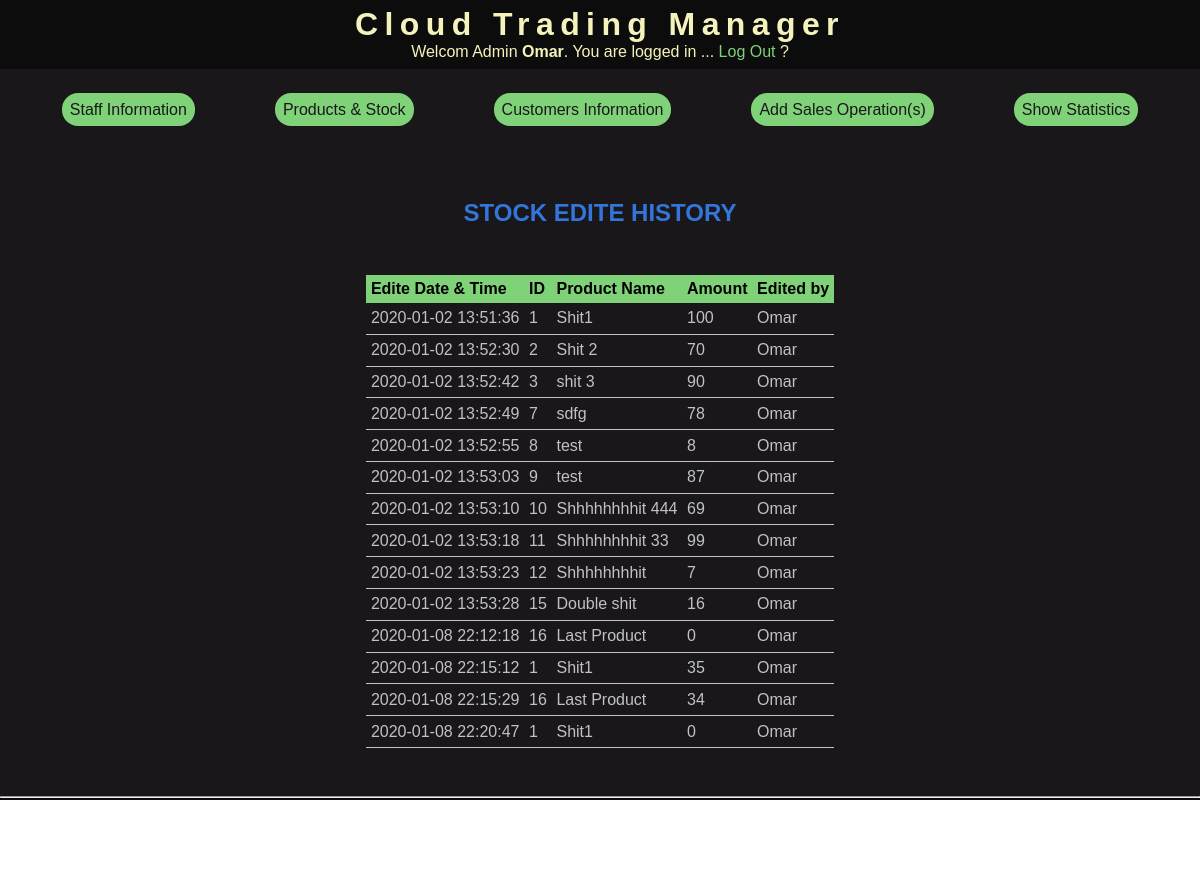
The page /logs.php (signed in) on the database its author committed.
### tables this page shows
CREATE TABLE `manual_updates` (
  `product_id` int(11) NOT NULL,
  `product_name` varchar(200) NOT NULL,
  `date` datetime NOT NULL,
  `amount` int(11) NOT NULL,
  `user` varchar(120) NOT NULL
);

### classes/Logs.php (called while the page is built, shortened)
<?php
class Logs
{
    public function showLogs($conn)
    {
        $sql = "SELECT *
                FROM manual_updates
                ORDER BY date";
        $results = $conn->query($sql);
        return $results->fetchAll(PDO::FETCH_ASSOC);
    }
}

### logs.php (the view, shortened to what this page needs)
<?php
$db = new Database;
$conn = $db->getConn();
$logs = new Logs;
$logs = $logs->showLogs($conn);
?>
<?php require "includes/header.php"; ?>
<div class="container">
    <h2 class="form-header">Stock Edite History</h2>
    <table class="info_table">
        <thead>
            <tr>
                <th>Edite Date & Time</th>
                <th>ID</th>
                <th>Product Name</th>
                <th>Amount</th>
                <th>Edited by</th>
            </tr>
        </thead>
        <tbody>
            <?php foreach ($logs as $log) : ?>
                <tr>
                    <td> <?= $log['date'] ?> </td>
                    <td> <?= $log['product_id'] ?> </td>
                    <td> <?= $log['product_name'] ?> </td>
                    <td> <?= $log['amount'] ?></td>
                    <td> <?= ucwords($log['user']) ?> </td>
                </tr>
            <?php endforeach; ?>
        </tbody>
    </table>
</div>
<?php require "includes/footer.php"; ?>

### css/style.css (style rules this page uses)
* { margin: 0; padding: 0; -webkit-box-sizing: border-box; box-sizing: border-box; }
html, body { height: 100%; font-family: sans-serif; overflow-x: hidden; }
.container { background: #19171a; width: 100%; min-height: 80%; display: -webkit-box; display: -ms-flexbox; display: flex; -webkit-box-orient: vertical; -webkit-box-direction: normal; -ms-flex-direction: column; flex-direction: column; -webkit-box-pack: top; -ms-flex-pack: top; justify-content: top; -webkit-box-align: center; -ms-flex-align: center; align-items: center; margin-bottom: 3em; }
table { margin-top: 3em; }
.info_table { border-collapse: collapse; text-align: left; margin: 3em 0; }
.info_table thead { background-color: #7fd278; font-weight: bold; }
.info_table tbody tr { border-bottom: 1px solid #c2c2c2; }
.info_table th { padding: 0.3em; }
.info_table td { padding: 0.4em 0.3em; color: #c2c2c2; }
.form-header { color: #3276db; margin-top: 2em; text-align: center; text-transform: uppercase; }

### rows shown on the page
manual_updates: date "2020-01-02 13:51:36", product "1", product_name "Shit1", amount "100", user "Omar"
manual_updates: date "2020-01-02 13:52:30", product "2", product_name "Shit 2", amount "70", user "Omar"
manual_updates: date "2020-01-02 13:52:42", product "3", product_name "shit 3", amount "90", user "Omar"
manual_updates: date "2020-01-02 13:52:49", product "7", product_name "sdfg", amount "78", user "Omar"
manual_updates: date "2020-01-02 13:52:55", product "8", product_name "test", amount "8", user "Omar"
manual_updates: date "2020-01-02 13:53:03", product "9", product_name "test", amount "87", user "Omar"
manual_updates: date "2020-01-02 13:53:10", product "10", product_name "Shhhhhhhhit 444", amount "69", user "Omar"
manual_updates: date "2020-01-02 13:53:18", product "11", product_name "Shhhhhhhhit 33", amount "99", user "Omar"
manual_updates: date "2020-01-02 13:53:23", product "12", product_name "Shhhhhhhhit", amount "7", user "Omar"
manual_updates: date "2020-01-02 13:53:28", product "15", product_name "Double shit", amount "16", user "Omar"
manual_updates: date "2020-01-08 22:12:18", product "16", product_name "Last Product", amount "0", user "Omar"
manual_updates: date "2020-01-08 22:15:12", product "1", product_name "Shit1", amount "35", user "Omar"
manual_updates: date "2020-01-08 22:15:29", product "16", product_name "Last Product", amount "34", user "Omar"
manual_updates: date "2020-01-08 22:20:47", product "1", product_name "Shit1", amount "0", user "Omar"

### other values the page prints
$_SESSION['user'] "Omar"
